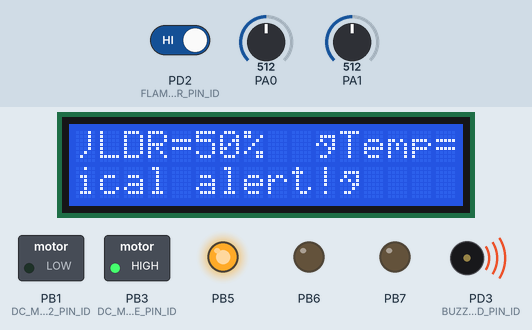
A program run on a simulated ATmega32, built with avr-gcc and emulated at 16 MHz. Parts: 16×2 character LCD, switched loads named in the program (green lamp = pin HIGH), output pins drawn as LEDs (lit = HIGH), buzzer (waves = sounding, pin HIGH). Wiring (inferred from the names in the program): character LCD (HD44780): RS PB0; E PD1; data PC0, PC1, PC2, PC3, PC4, PC5, PC6, PC7. Inputs (shaded band) come from the test bench; at power-on: PD2 (FLAME_SENSOR_PIN_ID) HIGH, PA1 = 512, PA0 = 512. Pins used as bus, display or sensor lines are not drawn.

Above: at 1.2 s.
1.3 s: PD2 (FLAME_SENSOR_PIN_ID) driven LOW
At 2.2 s:
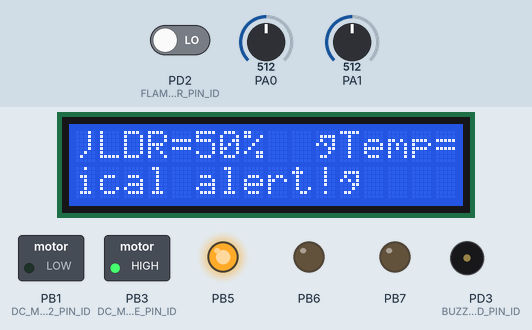
4.3 s: PA1 set to 171
7.3 s: PA1 set to 144
At 7.9 s:
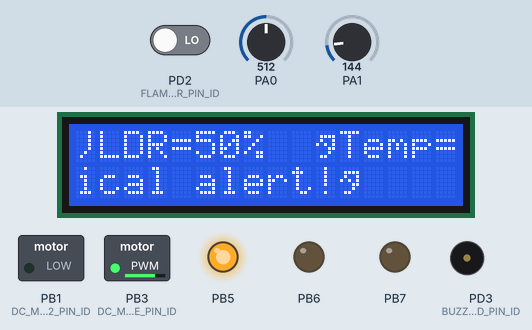
10.3 s: PA0 set to 497
At 11.0 s:
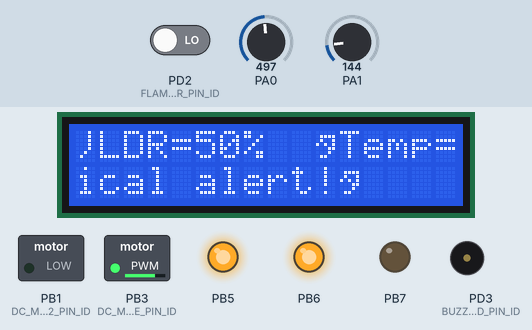
13.3 s: PA0 set to 170
16.3 s: PA0 set to 146
At 17.4 s:
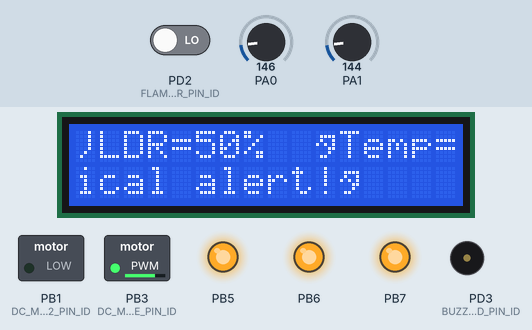
Timing chart, 0 to 19.3 s (numbered marks = the images above; inputs shaded):
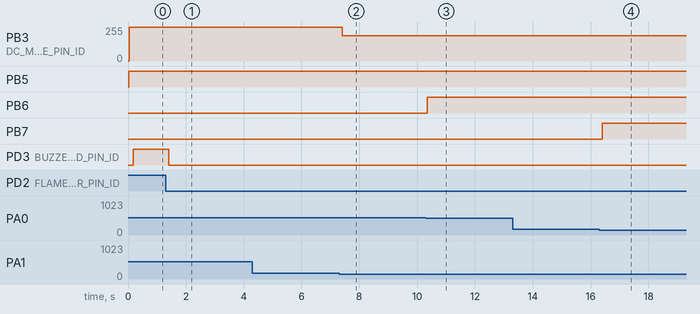

The program:

main.c
```c
/******************************************************************************
 *
 * Module: Main Application
 *
 * File Name: main.c
 *
 * Description: Main application file for controlling the system, including
 *              ADC initialization, PWM management, sensor readings, and
 *              actuator control.
 *
 * Author: Shahd Gamal
 *
 * Created on: Oct 4, 2024
 *
 *******************************************************************************/

#include "app.h"

int main(void) {
    // Initialize system components
    ADC_init();          // Initialize the ADC driver for analog readings
    LCD_init();          // Initialize the LCD for display purposes
    LEDS_init();         // Set up LED pins and initialize their states
    Buzzer_init();       // Initialize the buzzer for alert notifications
    DcMotor_Init();      // Initialize the DC motor driver
    FlameSensor_init();  // Initialize the flame sensor for fire detection

    // Start PWM with the fan turned off initially
    PWM_Timer0_Start(0);
    DcMotor_Rotate(DC_MOTOR_CW, SET_0_DUTY_CYCLE);  // Set the motor to rotate at 0 duty cycle (off)

    while (1) {
        // Continuously read sensor values and adjust system behavior
        uint16 lightIntensity = LDR_getLightIntensity();   // Get light intensity from LDR
        uint16 temperature = LM35_getTemperature();       // Get temperature from LM35 sensor

        // Adjust fan speed based on temperature reading
        PWM_adjustFanSpeed(temperature);

        // Control LEDs based on light intensity
        LED_controlLighting(lightIntensity);

        // Display sensor readings on the LCD
        LCD_displayLight(lightIntensity);                   // Display the light intensity
        LCD_displayTemperature(temperature);               // Display the temperature
        LCD_displayFanState(temperature >= 25);           // Display fan state based on temperature threshold

        // Check for flame detection
        while (FlameSensor_getValue()) {
            Buzzer_on();                                  // Activate buzzer for alert
            LCD_moveCursor(FIRST_ROW, FIRST_COLUMN);
            LCD_displayString("Critical alert!");        // Display alert message
            LCD_moveCursor(FIRST_ROW + 1, FIRST_COLUMN);
            LCD_displayString("                ");      // Clear the second line
        }
        Buzzer_off();  // Turn off the buzzer when no flame is detected
    }
}
```

adc.c
```c
 /******************************************************************************
 * Module: ADC
 * File Name: adc.c
 * Author: Shahd Gamal
 *******************************************************************************/

#include "avr/io.h" /* To use the ADC Registers */
#include "adc.h"
#include "common_macros.h" /* To use the macros like SET_BIT */

/*******************************************************************************
 *                      Functions Definitions                                  *
 *******************************************************************************/

void ADC_init(void)
{
	/* ADMUX Register Bits Description:
	 * REFS1:0 = 11 to choose to connect internal 2.56v reference voltage with external capacitor at AREF pin
	 * ADLAR   = 0 right adjusted
	 * MUX4:0  = 00000 to choose channel 0 as initialization
	 */
	ADMUX = (1<<REFS1) | (1<<REFS0);

	/* ADCSRA Register Bits Description:
	 * ADEN    = 1 Enable ADC
	 * ADIE    = 0 Disable ADC Interrupt
	 * ADATE   = 0 Disable Auto Trigger
	 * ADPS2:0 = 111 to choose ADC_Clock = F_CPU/128 = 16Mhz/128 = 125Khz --> ADC must operate in range 50-200Khz
	 */
	ADCSRA = (1<<ADEN) | (1<<ADPS2) | (1<<ADPS1) | (1<<ADPS0);
}

uint16 ADC_readChannel(uint8 channel_num)
{
	/* Input channel number must be from 0 --> 7
	 * Clear first 5 bits in the ADMUX (channel number MUX4:0 bits) before set the required channel
	 * Choose the correct channel by setting the channel number in MUX4:0 bits
	 */
	ADMUX = ((ADMUX & 0xE0) | (channel_num & 0x07));
	SET_BIT(ADCSRA,ADSC); /* Start conversion write '1' to ADSC */
	while(BIT_IS_CLEAR(ADCSRA,ADIF)); /* Wait for conversion to complete, ADIF becomes '1' */
	SET_BIT(ADCSRA,ADIF); /* Clear ADIF by write '1' to it :) */
	return ADC; /* Read the digital value from the data register */
}
```

adc.h
```c
 /******************************************************************************
 * Module: ADC
 * File Name: adc.h
 * Author: Shahd Gamal
 *******************************************************************************/

#ifndef ADC_H_
#define ADC_H_

#include "std_types.h"

/*******************************************************************************
 *                                Definitions                                  *
 *******************************************************************************/
/*
 * Maximum digital value the ADC can produce (10-bit resolution).
 */
#define ADC_MAXIMUM_VALUE    1023

/*
 * Reference voltage value for the ADC in Volts.
 */
#define ADC_REF_VOLT_VALUE   2.56

/*******************************************************************************
 *                      Functions Prototypes                                   *
 *******************************************************************************/

/*
 * Description :
 * Function responsible for initialize the ADC driver.
 */
void ADC_init(void);

/*
 * Description :
 * Function responsible for read analog data from a certain ADC channel
 * and convert it to digital using the ADC driver.
 */
uint16 ADC_readChannel(uint8 channel_num);

#endif /* ADC_H_ */
```

app.c
```c
/******************************************************************************
 *
 * Module: Application
 *
 * File Name: app.c
 *
 * Description: Implementation of application-level functions for controlling
 *              the system components, including LEDs, PWM for fan speed,
 *              and LCD display functions.
 *
 * Author: Shahd Gamal
 *
 * Created on: Oct 4, 2024
 *
 *******************************************************************************/

#include "app.h"

/*******************************************************************************
 *                      Functions Implementation                               *
 *******************************************************************************/

/*
 * Function: LED_controlLighting
 * Description: Controls the lighting of LEDs based on the detected light intensity.
 * Parameters:
 *      light_intensity - The current light intensity value from the LDR sensor.
 */
void LED_controlLighting(uint16 light_intensity) {
    if (light_intensity < FIRST_INTENSITY_RANGE) {
        // Turn on all LEDs (Red, Green, Blue)
        LED_on(RED);
        LED_on(GREEN);
        LED_on(BLUE);

    } else if (light_intensity < SECOND_INTENSITY_RANGE) {
        // Turn on Red and Green LEDs
        LED_on(RED);
        LED_on(GREEN);
        LED_off(BLUE);

    } else if (light_intensity < THIRD_INTENSITY_RANGE) {
        // Turn on Red LED
        LED_on(RED);
        LED_off(GREEN);
        LED_off(BLUE);

    } else {
        // Turn off all LEDs
        LED_off(RED);
        LED_off(GREEN);
        LED_off(BLUE);
    }
}

/*
 * Function: PWM_adjustFanSpeed
 * Description: Adjusts the PWM signal to control the fan speed based on temperature.
 * Parameters:
 *      temperature - The current temperature value from the LM35 sensor.
 */
void PWM_adjustFanSpeed(uint16 temperature) {
    if (temperature >= FOURTH_TEMP_RANGE) {
        PWM_Timer0_Start(SET_MAX_DUTY_CYCLE); // 100% duty cycle

    } else if (temperature >= THIRD_TEMP_RANGE) {
        PWM_Timer0_Start(SET_75_DUTY_CYCLE);  // 75% duty cycle

    } else if (temperature >= SECOND_TEMP_RANGE) {
        PWM_Timer0_Start(SET_50_DUTY_CYCLE);  // 50% duty cycle

    } else if (temperature >= FIRST_TEMP_RANGE) {
        PWM_Timer0_Start(SET_25_DUTY_CYCLE);  // 25% duty cycle

    } else {
        PWM_Timer0_Start(SET_0_DUTY_CYCLE);   // Fan OFF
    }
}

/*
 * Function: LCD_displayFanState
 * Description: Displays the current state of the fan on the LCD.
 * Parameters:
 *      fan_state - The state of the fan (1 for ON, 0 for OFF).
 */
void LCD_displayFanState(uint8 fan_state) {
    LCD_moveCursor(FIRST_ROW, FIRST_COLUMN); // Set cursor position for fan state display

    // Display the fan state centered
    if (fan_state) {
        LCD_displayString("   FAN is ON   ");
    } else {
        LCD_displayString("   FAN is OFF  ");
    }
}

/*
 * Function: LCD_displayTemperature
 * Description: Displays the current temperature on the LCD.
 * Parameters:
 *      temperature - The current temperature value to be displayed.
 */
void LCD_displayTemperature(uint16 temperature) {
    LCD_moveCursor(FIRST_ROW + 1, FIRST_COLUMN); // Set cursor position for temperature display
    LCD_displayString("Temp=");
    LCD_intgerToString(temperature); // Convert and display the integer temperature value
}

/*
 * Function: LCD_displayLight
 * Description: Displays the current light intensity on the LCD.
 * Parameters:
 *      light_intensity - The current light intensity value to be displayed.
 */
void LCD_displayLight(uint16 light_intensity) {
    LCD_moveCursor(FIRST_ROW + 1, FIRST_COLUMN + 9); // Set cursor position for light intensity display
    LCD_displayString("LDR=");
    LCD_intgerToString(light_intensity); // Convert and display the integer light intensity value
    LCD_displayString("%"); // Display the percentage symbol
    LCD_displayString("  "); // Clear extra characters
}
```

app.h
```c
/******************************************************************************
 *
 * Module: Application
 *
 * File Name: app.h
 *
 * Description: Header file for the main application, including function
 *              prototypes for controlling the system components such as
 *              LEDs, PWM, LCD display, and various sensors.
 *
 * Author: Shahd Gamal
 *
 * Created on: Oct 4, 2024
 *
 *******************************************************************************/

#ifndef APP_H_
#define APP_H_

#include <avr/io.h>           // Include AVR I/O definitions for hardware access
#include <util/delay.h>      // Include delay functions for timing control
#include "lcd.h"             // Include the LCD driver for display functions
#include "ldr_sensor.h"      // Include the LDR sensor driver for light detection
#include "pwm.h"             // Include the PWM driver for fan speed control
#include "buzzer.h"          // Include the buzzer driver for alert notifications
#include "led.h"             // Include the LED driver for lighting control
#include "dc_motor.h"        // Include the DC motor driver for movement control
#include "flame_sensor.h"    // Include the flame sensor driver for fire detection
#include "lm35_sensor.h"     // Include the LM35 temperature sensor driver
#include "adc.h"             // Include the ADC driver for analog to digital conversion

/*******************************************************************************
 *                      Function Prototypes                                   *
 *******************************************************************************/

/*
 * Function: LED_controlLighting
 * Description: Adjusts the lighting of LEDs based on the detected light intensity.
 * Parameters:
 *      light_intensity - The current light intensity value from the LDR sensor.
 */
void LED_controlLighting(uint16 light_intensity);

/*
 * Function: PWM_adjustFanSpeed
 * Description: Adjusts the PWM signal to control the fan speed based on temperature.
 * Parameters:
 *      temperature - The current temperature value from the LM35 sensor.
 */
void PWM_adjustFanSpeed(uint16 temperature);

/*
 * Function: LCD_displayFanState
 * Description: Displays the current state of the fan on the LCD.
 * Parameters:
 *      fan_state - The state of the fan (ON/OFF).
 */
void LCD_displayFanState(uint8 fan_state);

/*
 * Function: LCD_displayTemperature
 * Description: Displays the current temperature on the LCD.
 * Parameters:
 *      temperature - The current temperature value to be displayed.
 */
void LCD_displayTemperature(uint16 temperature);

/*
 * Function: LCD_displayLight
 * Description: Displays the current light intensity on the LCD.
 * Parameters:
 *      light_intensity - The current light intensity value to be displayed.
 */
void LCD_displayLight(uint16 light_intensity);

#endif /* APP_H_ */
```

buzzer.c
```c
/******************************************************************************
 * Module: Buzzer
 * File Name: buzzer.c
 * Author: Shahd Gamal
 *******************************************************************************/

#include "buzzer.h"
#include "gpio.h"

/*******************************************************************************
 *                      Functions Definitions                                  *
 *******************************************************************************/

void Buzzer_init(void){
    /* Configure the buzzer pin as output */
    GPIO_setupPinDirection(BUZZER_PORT_ID, BUZZER_LED_PIN_ID, PIN_OUTPUT);

    /* Ensure the buzzer is initially off */
    GPIO_writePin(BUZZER_PORT_ID, BUZZER_LED_PIN_ID, LOGIC_LOW);
}

void Buzzer_on(void){
    /* Set the buzzer pin to high to turn on the buzzer */
    GPIO_writePin(BUZZER_PORT_ID, BUZZER_LED_PIN_ID, LOGIC_HIGH);
}

void Buzzer_off(void){
    /* Set the buzzer pin to low to turn off the buzzer */
    GPIO_writePin(BUZZER_PORT_ID, BUZZER_LED_PIN_ID, LOGIC_LOW);
}
```

buzzer.h
```c
/******************************************************************************
 * Module: Buzzer
 * File Name: buzzer.h
 * Author: Shahd Gamal
 *******************************************************************************/

#ifndef BUZZER_H_
#define BUZZER_H_

#include "std_types.h"

/*******************************************************************************
 *                                Definitions                                  *
 *******************************************************************************/

/*
 * Definitions for the buzzer's port and pin.
 * The buzzer is connected to PORTD on PIN3.
 */
#define BUZZER_PORT_ID           PORTD_ID
#define BUZZER_LED_PIN_ID        PIN3_ID

/*******************************************************************************
 *                      Functions Prototypes                                   *
 *******************************************************************************/

/**
 * Description :
 * This function configures the GPIO pin connected to the buzzer as output
 * and ensures the buzzer is initially turned off.
 */
void Buzzer_init(void);

/**
 * Description :
 * This function sets the buzzer pin to a high state, activating the buzzer.
 */
void Buzzer_on(void);

/**
 * Description :
 * This function sets the buzzer pin to a low state, deactivating the buzzer.
 */
void Buzzer_off(void);

#endif /* BUZZER_H_ */
```

dc_motor.c
```c
/******************************************************************************
 * Module: DC Motor
 * File Name: dc_motor.c
 * Author: Shahd Gamal
 *******************************************************************************/

#include "dc_motor.h"
#include "avr/io.h"        /* To use the ADC and GPIO Registers */
#include "common_macros.h" /* To use macros like SET_BIT and CLEAR_BIT */
#include "gpio.h"
#include "pwm.h"

/*******************************************************************************
 *                      Functions Definitions                                  *
 *******************************************************************************/

void DcMotor_Init(void)
{
    /* Set IN1 and IN2 as output pins to control motor direction */
    GPIO_setupPinDirection(DC_MOTOR_IN1_PORT_ID, DC_MOTOR_IN1_PIN_ID, PIN_OUTPUT);
    GPIO_setupPinDirection(DC_MOTOR_IN2_PORT_ID, DC_MOTOR_IN2_PIN_ID, PIN_OUTPUT);

    /* Set the enable pin of the H-bridge as input */
    GPIO_setupPinDirection(DC_MOTOR_E_PORT_ID, DC_MOTOR_E_PIN_ID, PIN_INPUT);

    /* Ensure motor is stopped at initialization by clearing IN1 and IN2 */
    CLEAR_BIT(PORTB, PB0); /* Stop motor */
    CLEAR_BIT(PORTB, PB1); /* Stop motor */
}

void DcMotor_Rotate(DcMotor_State state, uint8 speed)
{
    /* Set the PWM duty cycle to control motor speed */
    PWM_Timer0_Start(speed);

    /* Control motor direction based on the state */
    switch (state) {
        case DC_MOTOR_CW:
            SET_BIT(PORTB, PB0);   /* Set IN1 high for CW rotation */
            CLEAR_BIT(PORTB, PB1); /* Set IN2 low */
            break;

        case DC_MOTOR_ACW:
            SET_BIT(PORTB, PB1);   /* Set IN2 high for ACW rotation */
            CLEAR_BIT(PORTB, PB0); /* Set IN1 low */
            break;

        case DC_MOTOR_STOP:
        default:
            /* Stop the motor by clearing both IN1 and IN2 */
            CLEAR_BIT(PORTB, PB0);
            CLEAR_BIT(PORTB, PB1);
            break;
    }
}
```

flame_sensor.c
```c
/******************************************************************************
 * Module: Flame Sensor
 * File Name: flame_sensor.c
 * Author: Shahd Gamal
 *******************************************************************************/

#include "flame_sensor.h"
#include "gpio.h"
#include "avr/io.h"        /* To use the I/O Ports Registers */
#include "common_macros.h" /* To use macros like GET_BIT */

/*******************************************************************************
 *                      Functions Definitions                                  *
 *******************************************************************************/

void FlameSensor_init(void)
{
    /* Configure the flame sensor pin as an input */
    GPIO_setupPinDirection(FLAME_SENSOR_PORT_ID, FLAME_SENSOR_PIN_ID, PIN_INPUT);
}

uint8 FlameSensor_getValue(void)
{
    /* Return the digital value of the flame sensor pin (1 for flame, 0 for no flame) */
    return GET_BIT(PIND, PD2);
}
```

Source omitted: dc_motor.h (2259 bytes), flame_sensor.h (1444 bytes), ldr_sensor.c (1097 bytes), ldr_sensor.h (1644 bytes), led.c (2939 bytes), led.h (2312 bytes), lm35_sensor.c (795 bytes), lm35_sensor.h (1087 bytes), pwm.c (1324 bytes), pwm.h (1955 bytes), lcd.c (7387 bytes), lcd.h (3076 bytes) and 4 more

Measured:
- the behaviour switches between 160 and 159 on PA1 (found by bisection; images 1 and 2)
- the behaviour switches between 512 and 511 on PA0 (found by bisection; images 2 and 3)
- the behaviour switches between 154 and 153 on PA0 (found by bisection; images 3 and 4)
- after the input at 1.3 s, PD3 (BUZZER_LED_PIN_ID): HIGH → LOW after 0.10 s
- after the input at 4.3 s, every drawn part: stays the same
- after the input at 7.3 s, PB3 (DC_MOTOR_E_PIN_ID): 255/255 → 191/255 after 0.11 s
- after the input at 10.3 s, PB6: LOW → HIGH after 0.05 s
- after the input at 13.3 s, every drawn part: stays the same
- after the input at 16.3 s, PB7: LOW → HIGH after 0.10 s
